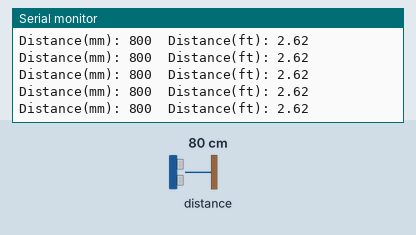
The sketch below on a simulated Arduino Uno, built for the host (arithmetic inside an expression is 32-bit, double 64-bit). On the bench: the last lines printed to the serial monitor. The test bench sets the inputs (shaded band); at power-on: distance to the obstacle 80 cm.

Above: at 1.2 s.
1.3 s: distance to the obstacle set to 2 cm
At 2.1 s:
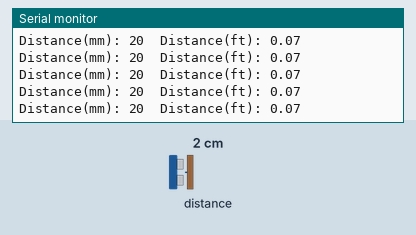
2.8 s: distance to the obstacle set to 4 cm
At 3.5 s:
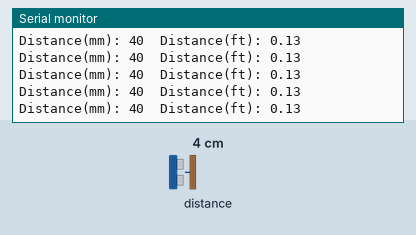
Timing chart, 0 to 5.8 s (numbered marks = the images above; inputs shaded):
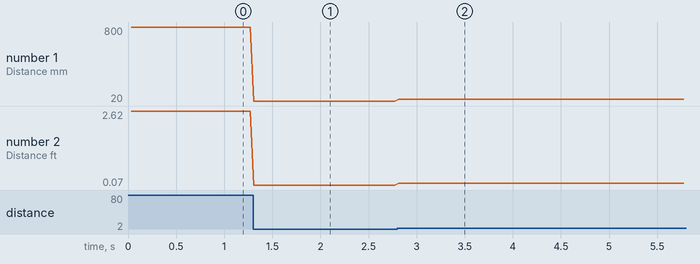

The sketch:

Rev4_VL53L1X_ReadDistance.ino
```cpp
// (licence header left out)
#include <Wire.h>
#include "SparkFun_VL53L1X.h" //Click here to get the library: http://librarymanager/All#SparkFun_VL53L1X

//Optional interrupt and shutdown pins.
#define SHUTDOWN_PIN 2
#define INTERRUPT_PIN 3

SFEVL53L1X distanceSensor;
//Uncomment the following line to use the optional shutdown and interrupt pins.
//SFEVL53L1X distanceSensor(Wire, SHUTDOWN_PIN, INTERRUPT_PIN);

void setup(void)
{
  Wire1.begin();

  Serial.begin(9600);
  Serial.println("VL53L1X Qwiic Test");

  if (distanceSensor.begin(Wire1) != 0) //Begin returns 0 on a good init
  {
    Serial.println("Sensor failed to begin. Please check wiring. Freezing...");
    while (1)
      ;
  }
  Serial.println("Sensor online!");
}

void loop(void)
{
  distanceSensor.startRanging(); //Write configuration bytes to initiate measurement
  while (!distanceSensor.checkForDataReady())
  {
    delay(1);
  }
  int distance = distanceSensor.getDistance(); //Get the result of the measurement from the sensor
  distanceSensor.clearInterrupt();
  distanceSensor.stopRanging();

  Serial.print("Distance(mm): ");
  Serial.print(distance);

  float distanceInches = distance * 0.0393701;
  float distanceFeet = distanceInches / 12.0;

  Serial.print("\tDistance(ft): ");
  Serial.print(distanceFeet, 2);

  Serial.println();
}
```

Measured:
- after the input at 1.3 s, the serial monitor: prints a new line at once (image 1)
- after the input at 2.8 s, the serial monitor: prints a new line at once (image 2)
- plotted number 1: 800 → 20 after the input at 1.3 s, 20 → 40 after the input at 2.8 s
- plotted number 2: 2.62 → 0.07 after the input at 1.3 s, 0.07 → 0.13 after the input at 2.8 s
